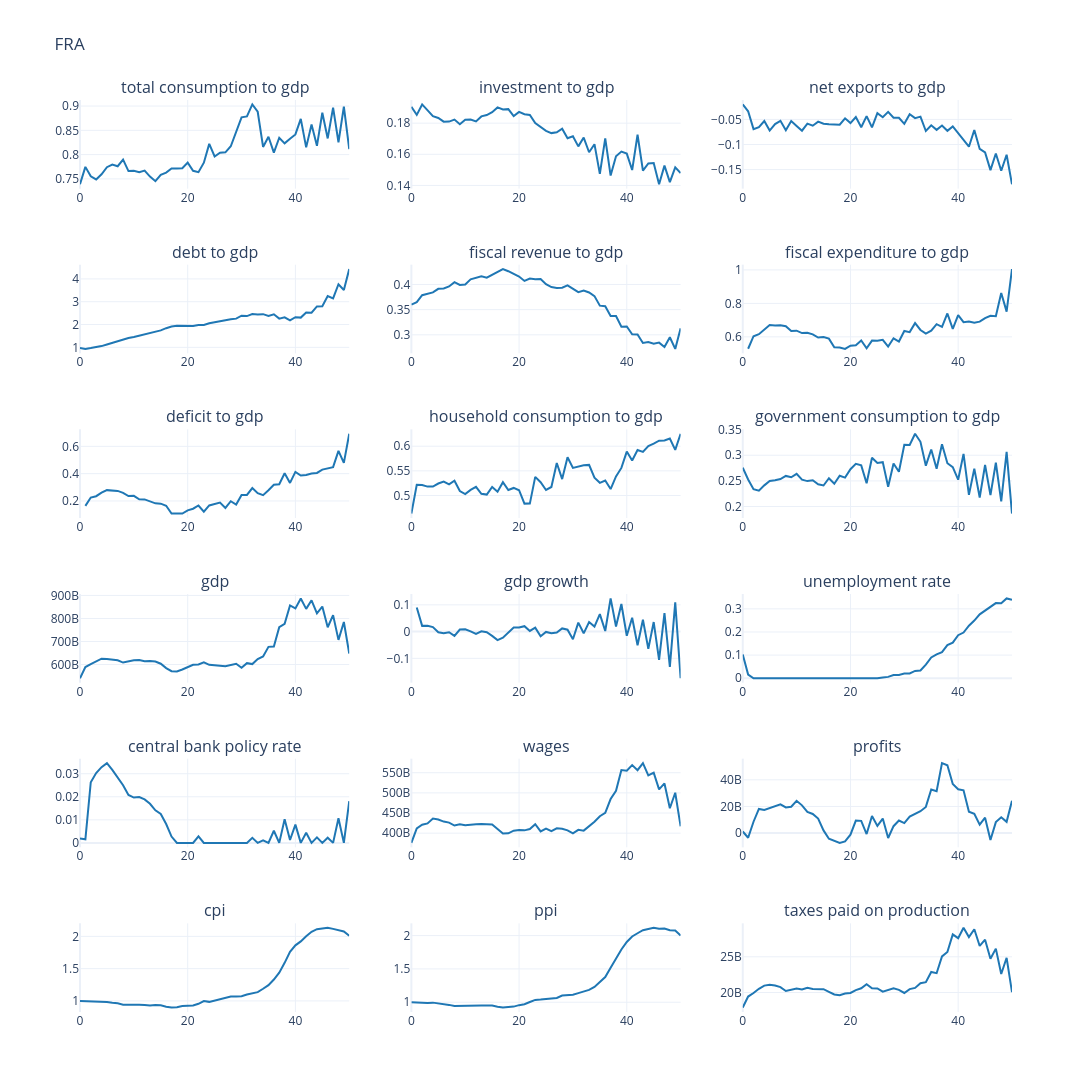

Notebook source saved alongside this figure:
### Code cell
# Run single Simulation
configuration = SimulationConfiguration(
    country_configurations=country_configurations,
    t_max=cfg.t_max,
    seed=cfg.seed,
)

model = Simulation.from_datawrapper(
    datawrapper=data,
    simulation_configuration=configuration,
)

import warnings
warnings.simplefilter("always", RuntimeWarning)

model.run()
model.save(save_dir=output_dir, file_name=model_h5_path.name)

print(f'Simulation complete. Output saved to: {model_h5_path}')


# Outputs And Plots
plot_columns = [
    'total consumption to gdp', 'investment to gdp', 'net exports to gdp',
    'debt to gdp', 'fiscal revenue to gdp', 'fiscal expenditure to gdp', 'deficit to gdp',
    'household consumption to gdp', 'government consumption to gdp', 'gdp',
    'gdp growth', 'unemployment rate', 'central bank policy rate', 
    'wages', 'profits', 'cpi', 'ppi',
    'taxes paid on production', 'taxes on products',  'government consumption',
    # 'Imports', 'Exports',
    # 'Consumption Expansion Loan Debt', 'Mortgage Debt',
]

# df_base = build_macro_output_df(cfg, model, country_code=cfg.country_iso3)
df_base = build_macro_output_df(model, country_code=cfg.country_iso3)
n_rows = 6
n_cols = 3

plot_output(
    df=df_base[plot_columns],
    no_rows=n_rows,
    no_cols=n_cols,
    country_code=cfg.country_iso3,
    line_color="#1f77b4",
    base_height=200,
    base_width=400,
)

# df_base.to_csv(cfg.output_path / "macro_output.csv")
